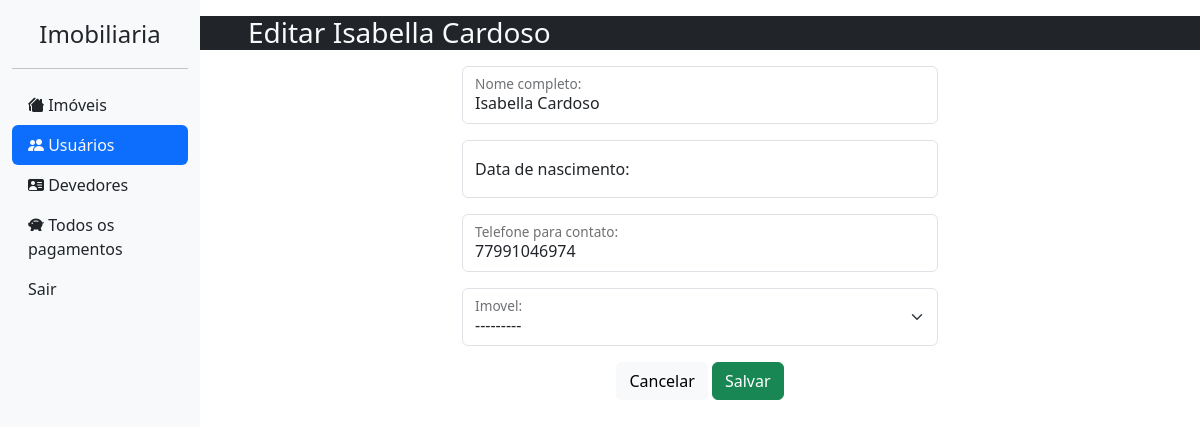
The app's page /usuario/editarperfil/490 (signed in), older data.
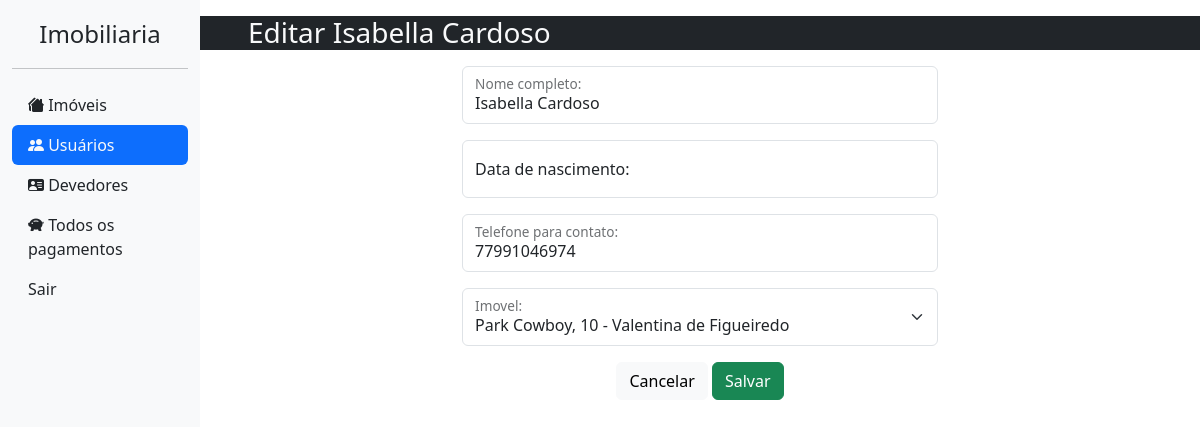
The same page, newer data.
### usuario/models.py (models this page shows, shortened)
class Perfil(models.Model):
    cpf = models.CharField(max_length=14, null=True)
    nome_completo = models.CharField(max_length=50, null=True, verbose_name="Nome completo")
    data_nascimento = models.DateField(max_length=10, null=True, blank=True, verbose_name="Data de nascimento")
    telefone = models.CharField(max_length=16, null=True, verbose_name="Telefone para contato")
    data_entrada_imovel = models.DateField(auto_now_add=True, editable=True, verbose_name="Data de entrada no imovel")
    usuario = models.OneToOneField(User, blank=True, on_delete=models.CASCADE)
    imovel = models.OneToOneField(Imovel, null=True, blank=True, on_delete=models.SET_NULL)
    def __str__(self) -> str:
        return self.nome_completo

### usuario/views.py (the view)
# urls.py: path('editarperfil/<int:id>', editar_perfil, name="editarperfil"),
@login_required
@staff_member_required
def editar_perfil(request, id):
    context = {}
    imoveis = Imovel.objects.all()
    tem_imoveis = True if len(imoveis) > 0 else False
    perfil = get_object_or_404(Perfil, pk=id,)
    formPerfil = PerfilForm(instance=perfil)
    if request.method == 'POST':
        formPerfil = PerfilForm(request.POST, instance=perfil)
        if formPerfil.is_valid():
            try:
                perfil_antes = Perfil.objects.get(id = id)
                imovel_antes = Imovel.objects.get(id = perfil_antes.imovel.id)
                imovel_antes.alterarDisponibilidade(True)
            except:
                pass
            if perfil.imovel:
                perfil.atualizar_data_entrada_imovel()
                imovel = Imovel.objects.get(id = perfil.imovel.id)
                imovel.alterarDisponibilidade(False)
            perfil = formPerfil.save()
            return redirect('listarusuarios')
    else:
        formPerfil = PerfilForm(instance = perfil)
        formPerfil.ajustar_escolhas(perfil)
    context['tem_imoveis'] = tem_imoveis
    context['perfil'] = perfil
    context['formPerfil'] = formPerfil
    return render(request, 'views/editar-perfil.html', context)

### usuario/forms.py
class PerfilForm(forms.ModelForm):
    class Meta:
        model = Perfil
        fields = ('nome_completo', 'data_nascimento', 'telefone', 'imovel')
    def ajustar_escolhas(self, perfil: Perfil = None):
        if perfil and perfil.imovel:
            _imoveis_filtrados = Imovel.objects.filter(id=perfil.imovel.id) | Imovel.objects.filter(disponibilidade = True)
            _imovel_initial = Imovel.objects.filter(id=perfil.imovel.id)
        else:
            _imoveis_filtrados = Imovel.objects.filter(disponibilidade = True)
            _imovel_initial = None
        self.fields['imovel'] = forms.ModelChoiceField(queryset=_imoveis_filtrados, initial=_imovel_initial, required=False)

### imobiliaria/models.py (called while the page is built)
    def __str__(self) -> str:
        nome = ''
        if self.nome:
            nome = self.nome
        else:
            nome = self.endereco
        return f'{nome}, {self.numero} - {self.bairro}'

### core/templates/views/editar-perfil.html (shortened to what this page needs)
{% extends 'base.html' %}
{% block content %}
{% load static %}
<div class="row d-lg-block d-sm-none bg-dark text-light mb-3">
    {% if perfil %}
    <h3 class="ps-5">Editar {{ perfil }}</h3>
    {% else %}
    <h3 class="ps-5">Novo imóvel</h3>
    {% endif %}
</div>
<div class="row text-center">
    <div class="col-sm-12 col-lg-6 offset-lg-3">
        <form method="post" autocomplete="off">
            {{ formPerfil.as_p }}
            <a href="{% url 'listarusuarios' %}" class="btn btn-light">Cancelar</a>
            <button type="submit" class="btn btn-success">Salvar</button>
        </form>
    </div>
</div>
{% endblock %}

Row changes from the older to the newer data that the page shows:
changed Perfil "Isabella Cardoso": imovel "---------" → "Park Cowboy, 10 - Valentina de Figueiredo"
